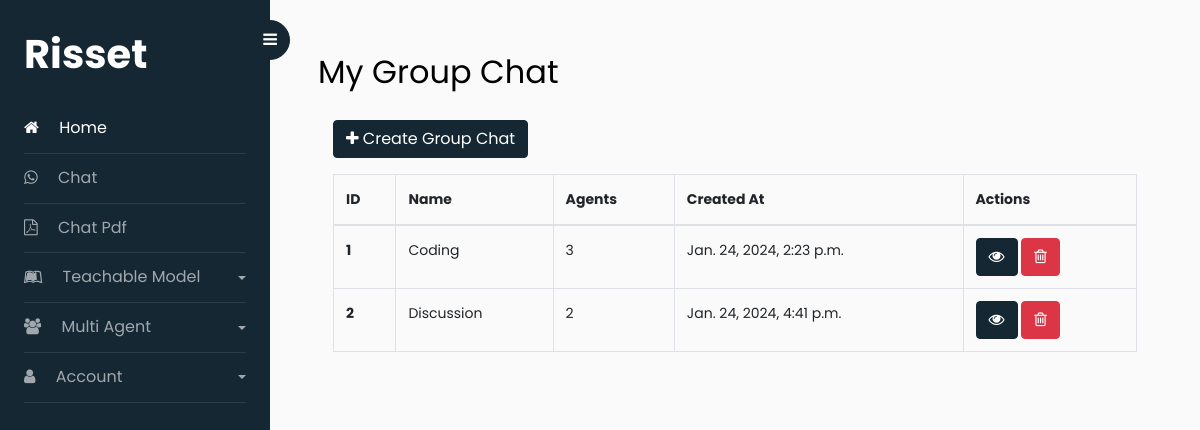
/chat/group-chat/ (signed in), run on an earlier commit of the app's database.
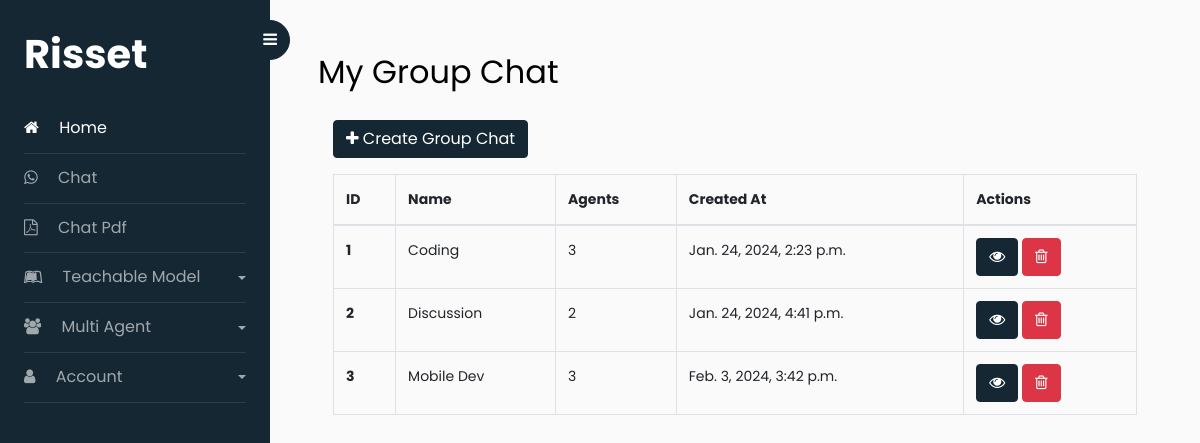
And on a later commit of the database.
### chat/models.py (models this page shows, shortened)
class GroupChat(models.Model):
    user = models.ForeignKey(User, on_delete=models.CASCADE, related_name='group_chats')
    name = models.CharField(max_length=255)
    slug = models.SlugField(max_length=255, unique=True, blank=True, null=True)
    created_at = models.DateTimeField(auto_now_add=True)
    updated_at = models.DateTimeField(auto_now=True)
    is_active = models.BooleanField(default=True)

### chat/views.py (the view)
# urls.py: path("group-chat/", GroupChatListView.as_view(), name="group-chat"),
class GroupChatListView(LoginRequiredMixin, View):
    def get(self, request, *args, **kwargs):
        group_chats = request.user.group_chats.all()
        return render(request, "pages/groupchats.html", {'group_chats': group_chats})

### templates/pages/groupchats.html
{% extends "pages/base.html" %}
{% load filename %}
{% block content %}
    <div id="content" class="p-4 p-md-5 pt-5">
        <h2 class="mb-4">My Group Chat</h2>
        <div class="container">
            {% if group_chats %}
            <div class="row">
                <div class="col-12">
                    <a href="{% url "chat:create-group-chat" %}" class="btn btn-primary mb-3"><i class="fa fa-plus"></i> Create Group Chat</a>
                    <table class="table table-bordered">
                        <thead>
                        <tr>
                            <th scope="col">ID</th>
                            <th scope="col">Name</th>
                            <th scope="col">Agents</th>
                            <th scope="col">Created At</th>
                            <th scope="col">Actions</th>
                        </tr>
                        </thead>
                        <tbody>
                        {% for gc in group_chats %}
                        <tr>
                            <th scope="row">{{ gc.id }}</th>
                            <td>{{ gc.name|truncatewords:5 }}</td>
                            <td>{{ gc.agents.count }}</td>
                            <td>{{ gc.created_at }}</td>
                            <td>
                                <a href="{% url "chat:agent" gc.slug %}" class="btn btn-primary"><i class="fa fa-eye"></i></a>
                                <a href="" class="btn btn-danger"><i class="fa fa-trash-o"></i></a>
                            </td>
                        </tr>
                        {% endfor %}
                        </tbody>
                    </table>
                </div>
            </div>
                {% else %}
                <div class="row">
                    <div class="col-12">
                        <p>No group chat found.</p>
                    <a href="{% url "chat:create-group-chat" %}" class="btn btn-primary"><i class="fa fa-plus"></i> Create Group Chat</a>
                    </div>
            {% endif %}
        </div>
    </div>
{% endblock %}

What changed in the data, as far as the page shows it:
added GroupChat: id "3", name "Mobile Dev", agents.count "3", created_at "Feb. 3, 2024, 3:42 p.m."
